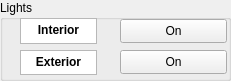
     <widget class="QGroupBox" name="light_box">
      <property name="geometry">
       <rect>
        <x>20</x>
        <y>480</y>
        <width>231</width>
        <height>81</height>
       </rect>
      </property>
      <property name="title">
       <string>Lights</string>
      </property>
      <widget class="QPushButton" name="interior_button">
       <property name="geometry">
        <rect>
         <x>120</x>
         <y>19</y>
         <width>107</width>
         <height>24</height>
        </rect>
       </property>
       <property name="text">
        <string>On</string>
       </property>
      </widget>
      <widget class="QPushButton" name="exterior_button">
       <property name="geometry">
        <rect>
         <x>120</x>
         <y>50</y>
         <width>107</width>
         <height>24</height>
        </rect>
       </property>
       <property name="text">
        <string>On</string>
       </property>
      </widget>
      <widget class="QTextBrowser" name="exterior_txt">
       <property name="geometry">
        <rect>
         <x>20</x>
         <y>50</y>
         <width>77</width>
         <height>25</height>
        </rect>
       </property>
       <property name="html">
        <string>&lt;!DOCTYPE HTML PUBLIC &quot;-//W3C//DTD HTML 4.0//EN&quot; &quot;http://www.w3.org/TR/REC-html40/strict.dtd&quot;&gt;
&lt;html&gt;&lt;head&gt;&lt;meta name=&quot;qrichtext&quot; content=&quot;1&quot; /&gt;&lt;style type=&quot;text/css&quot;&gt;
p, li { white-space: pre-wrap; }
&lt;/style&gt;&lt;/head&gt;&lt;body style=&quot; font-family:'MS Shell Dlg 2'; font-size:10pt; font-weight:400; font-style:normal;&quot;&gt;
&lt;p align=&quot;center&quot; style=&quot; margin-top:0px; margin-bottom:0px; margin-left:0px; margin-right:0px; -qt-block-indent:0; text-indent:0px;&quot;&gt;&lt;span style=&quot; font-size:9pt; font-weight:696;&quot;&gt;Exterior&lt;/span&gt;&lt;/p&gt;&lt;/body&gt;&lt;/html&gt;</string>
       </property>
      </widget>
      <widget class="QTextBrowser" name="interior_txt">
       <property name="geometry">
        <rect>
         <x>20</x>
         <y>18</y>
         <width>77</width>
         <height>26</height>
        </rect>
       </property>
       <property name="html">
        <string>&lt;!DOCTYPE HTML PUBLIC &quot;-//W3C//DTD HTML 4.0//EN&quot; &quot;http://www.w3.org/TR/REC-html40/strict.dtd&quot;&gt;
&lt;html&gt;&lt;head&gt;&lt;meta name=&quot;qrichtext&quot; content=&quot;1&quot; /&gt;&lt;style type=&quot;text/css&quot;&gt;
p, li { white-space: pre-wrap; }
&lt;/style&gt;&lt;/head&gt;&lt;body style=&quot; font-family:'MS Shell Dlg 2'; font-size:10pt; font-weight:400; font-style:normal;&quot;&gt;
&lt;p align=&quot;center&quot; style=&quot; margin-top:0px; margin-bottom:0px; margin-left:0px; margin-right:0px; -qt-block-indent:0; text-indent:0px;&quot;&gt;&lt;span style=&quot; font-family:'Segoe UI'; font-size:9pt; font-weight:696;&quot;&gt;Interior&lt;/span&gt;&lt;/p&gt;&lt;/body&gt;&lt;/html&gt;</string>
       </property>
      </widget>
     </widget>
